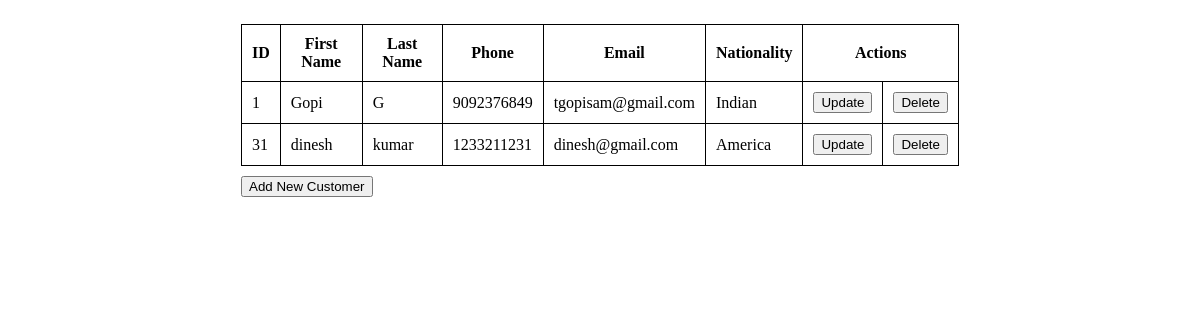
Page /ecommerce/views/ on the earlier database version.
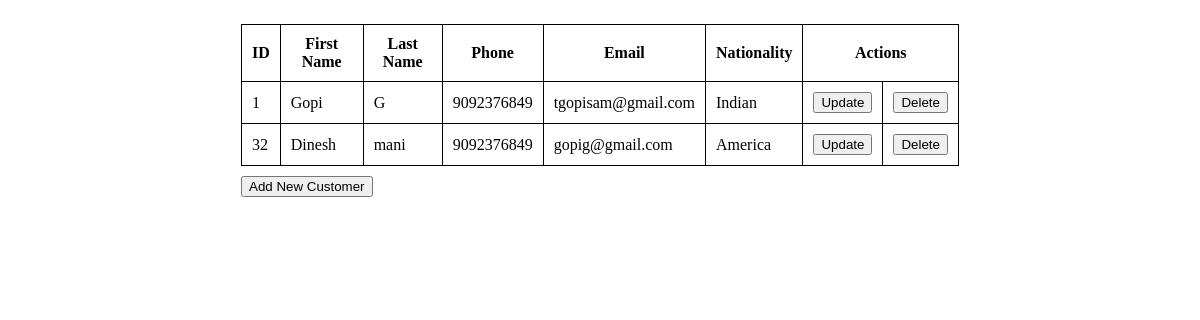
Same page on the later database version.
### ecommerce_app/models.py (models this page shows, shortened)
class Customer(models.Model):
    first_name = models.CharField(max_length=10)
    last_name = models.CharField(max_length=10)
    email = models.EmailField()
    phone = models.CharField(max_length=13)
    nationality = models.ForeignKey(Nationality,on_delete=models.CASCADE)

class Nationality(models.Model):
    country_name = models.CharField(max_length = 50)
    short_form = models.CharField(max_length = 10, default = "IND")
    def __str__(self) -> str:
        return f"{self.country_name}"

### ecommerce_app/views.py (the view)
# urls.py: path("views/",views.index),
def index(request):
    emp_all_details = Customer.objects.all()
    return render(request,"ecommerce_app/index.html",context={"emp_details":emp_all_details})

### templates/ecommerce_app/index.html (shortened to what this page needs)
<!DOCTYPE html>
<html>
    {% load static %}
    <head>
         <link rel="stylesheet" href = "{% static 'ecommerce_app/css/index.css' %}">
    </head>
    <body>
       <div class="main-container">
            <table >
                <thead>
                    <tr>
                        <th>ID</th>
                        <th>First Name</th>
                        <th>Last Name</th>
                        <th>Phone</th>
                        <th>Email</th>
                        <th>Nationality</th>
                        <th colspan="2">Actions</th>
                    </tr>
                </thead>
                <tbody>
                    {% for each_emp in emp_details %}
                        <tr>
                            <td>{{each_emp.id}}</td>
                            <td>{{each_emp.first_name}}</td>
                            <td>{{each_emp.last_name}}</td>
                            <td>{{each_emp.phone}}</td>
                            <td>{{each_emp.email}}</td>
                            <td>{{each_emp.nationality}}</td>
                            <td><a href="/ecommerce/update-customer/{{each_emp.id}}"><button>Update</button></a></td>
                            <td><a href="/ecommerce/delete-customer/{{each_emp.id}}"><button>Delete</button></a></td>
                        </tr>
                    {% endfor %}
                </tbody>
            </table>
            <a href="/ecommerce/customer-register/"><button type="button">Add New Customer</button></a>
       </div>
    </body>
</html>

### static/ecommerce_app/css/index.css (style rules this page uses)
table, th, td { border: 1px solid black; border-collapse: collapse; padding: 10px; }
table { margin-bottom: 10px; }
a,button { cursor: pointer; }
.main-container { margin: 0 auto; width: 718px; margin-top: 24px; }

Differences in the rows shown:
removed Customer: id "31", first_name "dinesh", last_name "kumar", phone "1233211231", email "dinesh@gmail.com", nationality "America"
added Customer: id "32", first_name "Dinesh", last_name "mani", phone "9092376849", email "gopig@gmail.com", nationality "America"
